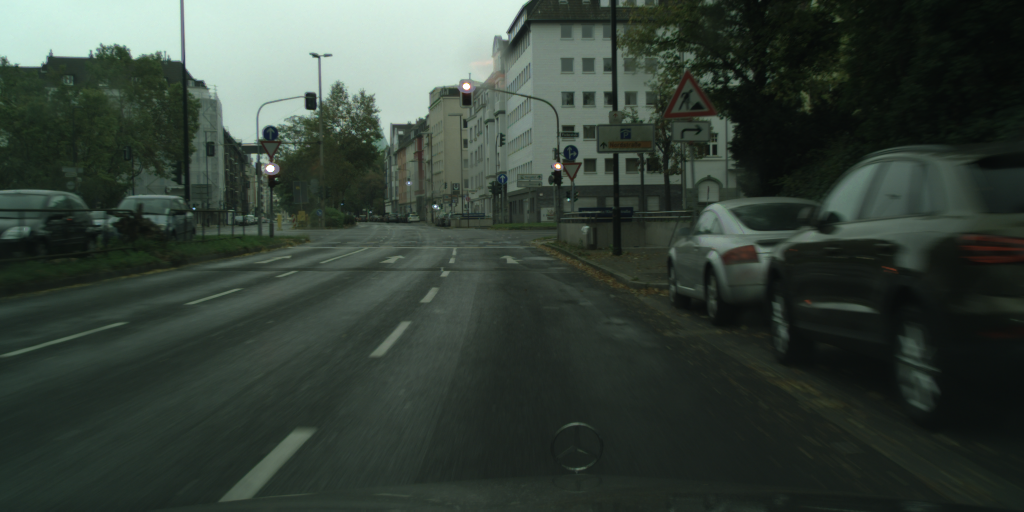
#> input picture data/dusseldorf_000049_000024_leftImg8bit.png, 2048 x 1024 px (shown at 1/2 size)
$ python -i find_tfl_lights.py   (imports and definitions only)
#> lines starting #> are read from the running program, lines starting #| are printed output that depends on the picture
#> further down, picture is the input picture: shape (1024, 2048, 3); mean B, G, R 56.4, 64.6, 53.7
"""build a kernel and using it to convolve the image and find the traffic lights in the image"""

import numpy as np
from scipy import signal as sg
from skimage.feature import peak_local_max
from skimage import img_as_float


def create_kernel():
    """create a kernel"""
    kernel = np.array([
        [1/2,  1/2,   1/4,   1/4,   1/8,   1/8],
        [1/2,  1/4,   1/4,   1/8,   1/8,  -1/2],
        [1/4,  1/4,   1/8,   1/8,   1/8,  -1/2],
        [1/4,  1/8,   1/8,   0,     0,    -1/2],
        [1/8,  1/8,   1/8,  -1/2,  -1/2,  -1/2],
        [1/8,  1/8,  -1/2,  -1/2,  -1/2,  -1/2]
    ])

    return kernel


def find_tfl_lights(c_image: np.ndarray):
    """find the green and red lights for a given image"""

    kernel = create_kernel()

    red_x = []
    red_y = []
    green_x = []
    green_y = []

    if c_image is not None:
        red = img_as_float(c_image[:, :, 0])
        green = img_as_float(c_image[:, :, 1])
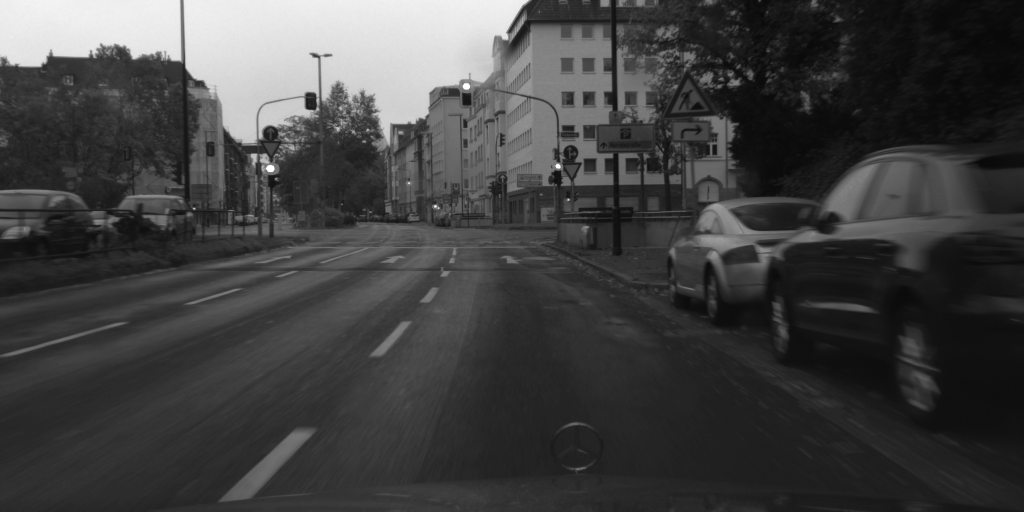
#> green: shape (1024, 2048) float64 (shown at 1/2 size); min 0.0314, max 1, mean 0.253

        conv_red = sg.convolve(red, kernel, mode='same')
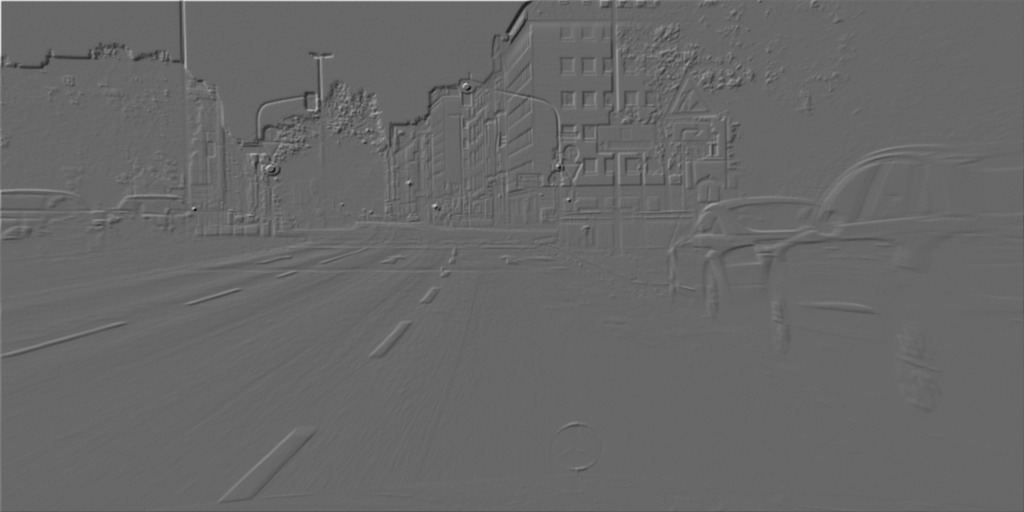
#> conv_red: shape (1024, 2048) float64 (shown at 1/2 size); min -2.63, max 3.8, mean -0.00135; drawn with min black and max white
        conv_green = sg.convolve(green, kernel, mode='same')

        # get the lightest coordinates of the convolved images
        red_coordinates = peak_local_max(conv_red, min_distance=70, num_peaks=10)
#> red_coordinates = [[333, 536], [169, 929], [331, 1114], [410, 869], [416, 387], [198, 634], [132, 371], [226, 753], [410, 1421], [114, 657]]
        green_coordinates = peak_local_max(conv_green, min_distance=70, num_peaks=10)
#> green_coordinates = [[171, 927], [333, 535], [410, 870], [330, 1113], [217, 633], [131, 371], [115, 641], [416, 387], [408, 1427], [101, 1234]]

        # for every red coordinate, add to red_x and red_y if the red color is dominant
        for coordinate in red_coordinates:
            rgb_pixel = c_image[coordinate[0]][coordinate[1]] # get the pixel (rgb) from origin image by the coordinate of red_coordinates
            if rgb_pixel[0] > rgb_pixel[1] and rgb_pixel[0] > rgb_pixel[2]:
                red_x.append(coordinate[1])
                red_y.append(coordinate[0])
#> this loop made 10 passes
#> (coordinate, rgb_pixel) on passes 1 to 10: ([333, 536], [255, 255, 255]), ([169, 929], [255, 255, 255]), ([331, 1114], [255, 255, 255]), ([410, 869], [128, 149, 119]), ([416, 387], [241, 196, 112]), ([198, 634], [176, 191, 176]), ([132, 371], [168, 180, 168]), ([226, 753], [173, 193, 174]), ([410, 1421], [121, 118, 102]), ([114, 657], [194, 208, 191])
#> after the loop, red_x = [387, 1421]; red_y = [416, 410]
        # for every green coordinate, add to green_x and green_y if the green color is dominant
        for coordinate in green_coordinates:
            rgb_pixel = c_image[coordinate[0]][coordinate[1]] # get the pixel (rgb) from origin image by the coordinate of green_coordinates
            if rgb_pixel[1] >= rgb_pixel[0]:
                green_x.append(coordinate[1])
                green_y.append(coordinate[0])
#> this loop made 10 passes
#> (coordinate, rgb_pixel) on passes 1 to 10: ([171, 927], [255, 255, 255]), ([333, 535], [255, 255, 255]), ([410, 870], [146, 172, 152]), ([330, 1113], [202, 255, 255]), ([217, 633], [152, 171, 156]), ([131, 371], [172, 184, 173]), ([115, 641], [184, 186, 164]), ([416, 387], [241, 196, 112]), ([408, 1427], [123, 123, 100]), ([101, 1234], [96, 105, 90])
#> after the loop, green_x = [927, 535, 870, 1113, 633, 371, 641, 1427, 1234]; green_y = [171, 333, 410, 330, 217, 131, 115, 408, 101]

    return red_x, red_y, green_x, green_y

>>> import cv2
>>> picture = cv2.imread('../../data/dusseldorf_000049_000024_leftImg8bit.png')
>>> result = find_tfl_lights(picture)
#> result = ([387, 1421], [416, 410], [927, 535, 870, 1113, 633, 371, 641, 1427, 1234], [171, 333, 410, 330, 217, 131, 115, 408, 101])

$ run again, on data/dusseldorf_000049_000026_leftImg8bit.png
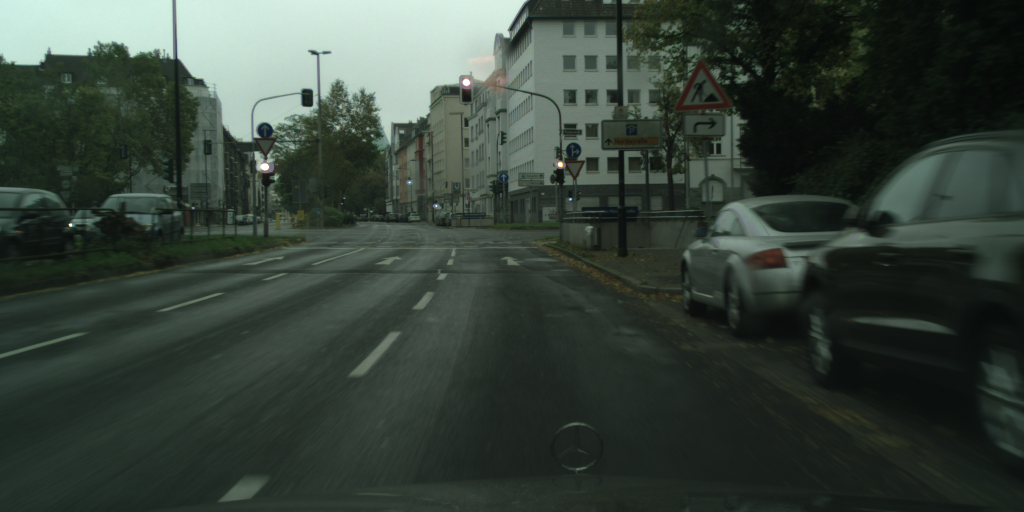
#> input picture data/dusseldorf_000049_000026_leftImg8bit.png, 2048 x 1024 px (shown at 1/2 size)
#> picture is the input picture: shape (1024, 2048, 3); mean B, G, R 57.1, 65.4, 54.2
#> in find_tfl_lights, `green = img_as_float(c_image[:, :, 1])`:
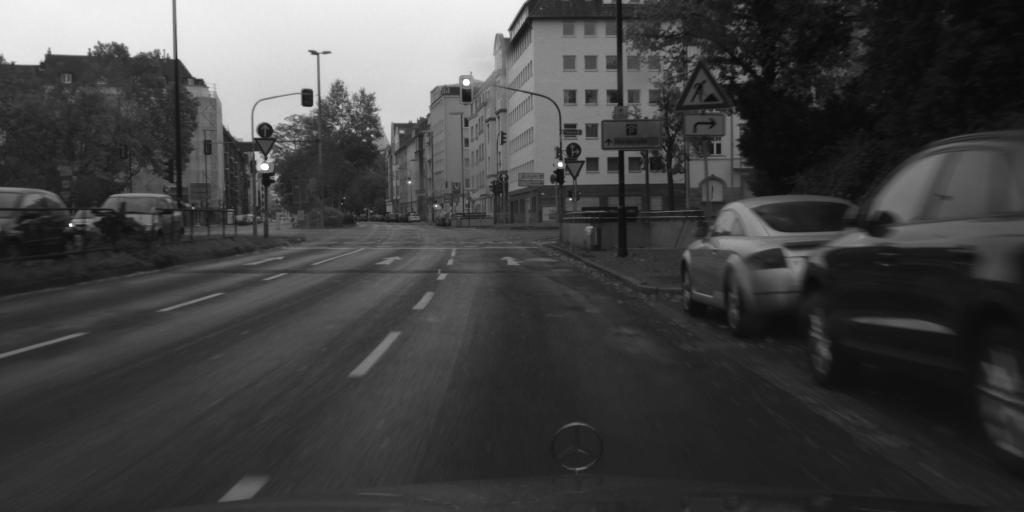
#> green: shape (1024, 2048) float64 (shown at 1/2 size); min 0.0314, max 1, mean 0.256
#> in find_tfl_lights, `conv_red = sg.convolve(red, kernel, mode='same')`:
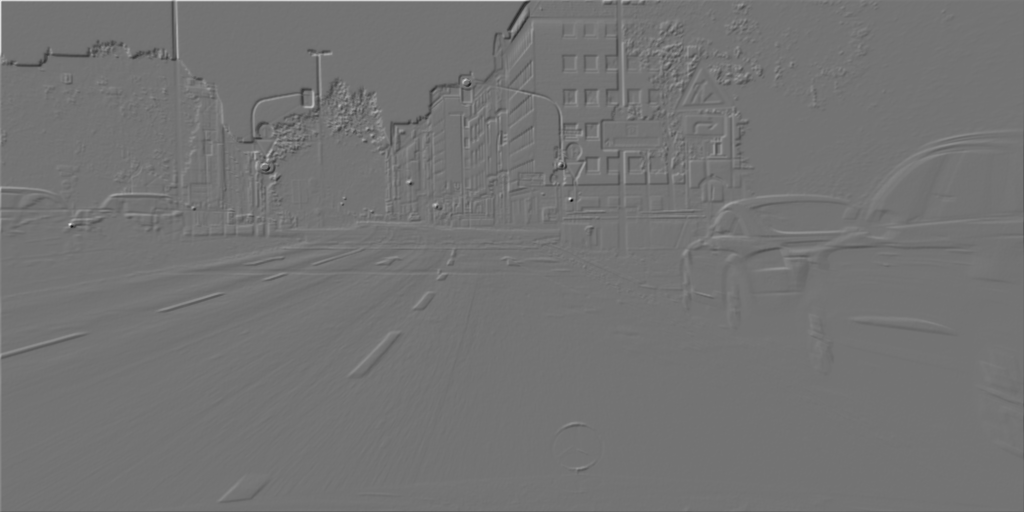
#> conv_red: shape (1024, 2048) float64 (shown at 1/2 size); min -3.15, max 3.79, mean -0.00113; drawn with min black and max white
#> red_coordinates = [[449, 140], [397, 1140], [161, 928], [329, 526], [409, 870], [212, 625], [223, 752], [110, 638], [415, 385], [428, 498]]
#> green_coordinates = [[448, 139], [212, 625], [162, 927], [327, 1117], [309, 536], [113, 355], [363, 818], [110, 638], [428, 497], [87, 1245]]
#> the loop in find_tfl_lights, `for coordinate in red_coordinates:` made 10 passes
#> (coordinate, rgb_pixel) on passes 1 to 8: ([449, 140], [255, 255, 255]), ([397, 1140], [255, 211, 171]), ([161, 928], [255, 255, 255]), ([329, 526], [255, 255, 255]), ([409, 870], [166, 117, 109]), ([212, 625], [160, 168, 150]), ([223, 752], [155, 164, 130]), ([110, 638], [151, 158, 147])
#> after the loop in find_tfl_lights, `for coordinate in red_coordinates:`: red_x = [1140, 870, 385]; red_y = [397, 409, 415]
#> the loop in find_tfl_lights, `for coordinate in green_coordinates:` made 10 passes
#> (coordinate, rgb_pixel) on passes 1 to 8: ([448, 139], [253, 255, 255]), ([212, 625], [160, 168, 150]), ([162, 927], [255, 255, 255]), ([327, 1117], [207, 255, 255]), ([309, 536], [152, 178, 165]), ([113, 355], [171, 188, 175]), ([363, 818], [255, 236, 101]), ([110, 638], [151, 158, 147])
#> after the loop in find_tfl_lights, `for coordinate in green_coordinates:`: green_x = [139, 625, 927, 1117, 536, 355, 638, 497, 1245]; green_y = [448, 212, 162, 327, 309, 113, 110, 428, 87]
#> result = ([1140, 870, 385], [397, 409, 415], [139, 625, 927, 1117, 536, 355, 638, 497, 1245], [448, 212, 162, 327, 309, 113, 110, 428, 87])
